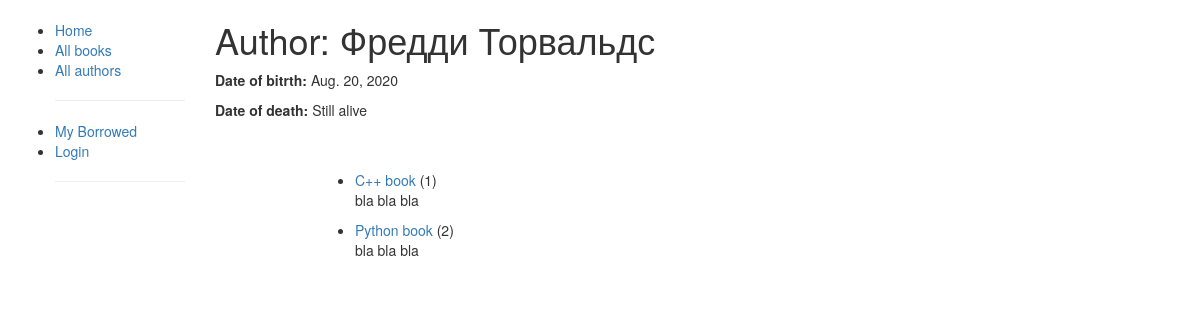
The app's page /catalog/author/1 with its own data.
### catalog/models.py (models this page shows, shortened)
class Author(models.Model):
    first_name = models.CharField(max_length=100)
    last_name = models.CharField(max_length=100)
    date_of_birth = models.DateField(null=True, blank=True)
    date_of_death = models.DateField('Died', null=True, blank=True)

class Book(models.Model):
	title = models.CharField(max_length = 80, help_text = "Title of your book")
	author = models.ForeignKey('Author', on_delete = models.SET_NULL, null = True)
	summary = models.TextField(max_length = 1000)
	isbn = models.CharField('ISBN', max_length = 13)
	genre = models.ManyToManyField(Genre, help_text = "select a genre of book")
	language = models.ForeignKey('Language', on_delete=models.SET_NULL, null=True)
	def __str__(self):
		return self.title
	def display_genre(self):
		return ', '.join([genre.name for genre in self.genre.all()[:3]])
	display_genre.short_discription = 'Genre'
	class Meta:
		ordering = ["title"]

### catalog/views.py (the view)
# urls.py: url(r'^author/(?P<pk>\d+)$',views.AuthorDetailView.as_view(), name = 'author-detail'),
class AuthorDetailView(generic.DetailView):
    model = Author

### catalog/templates/catalog/author_detail.html
{% extends "base_generic.html" %}
{% block content %}
  <h1>Author: {{ author.first_name}} {{author.last_name }}</h1>
  <p><strong>Date of bitrth:</strong> {{ author.date_of_birth }}</p>
  <p><strong>Date of death:</strong> {% if author.date_of_death %}{{ author.date_of_death }}{% else %} Still alive {% endif %}</p>
  <div style="margin-left:100px;margin-top:50px">
    <div class='books'>
      {% if author.book_set.all %}
      <ul>
        {% for book in author.book_set.all %}
        <li>
          <a href="{% url 'book-detail' book.pk %}">{{ book }}</a> ({{book.bookinstance_set.all.count}})
          <p>{{book.summary}}</p>
        </li>
        {% endfor %}
      </ul>
      {% else %}
      <p>There are no books in the library</p>
      {% endif %}
    </div>
  </div>
{% endblock %}

### records on screen
Author: first_name "Фредди", last_name "Торвальдс", date_of_birth "Aug. 20, 2020"
Book: title "C++ book", bookinstance_set.all.count "1", summary "bla bla bla"
Book: title "Python book", bookinstance_set.all.count "2", summary "bla bla bla"
